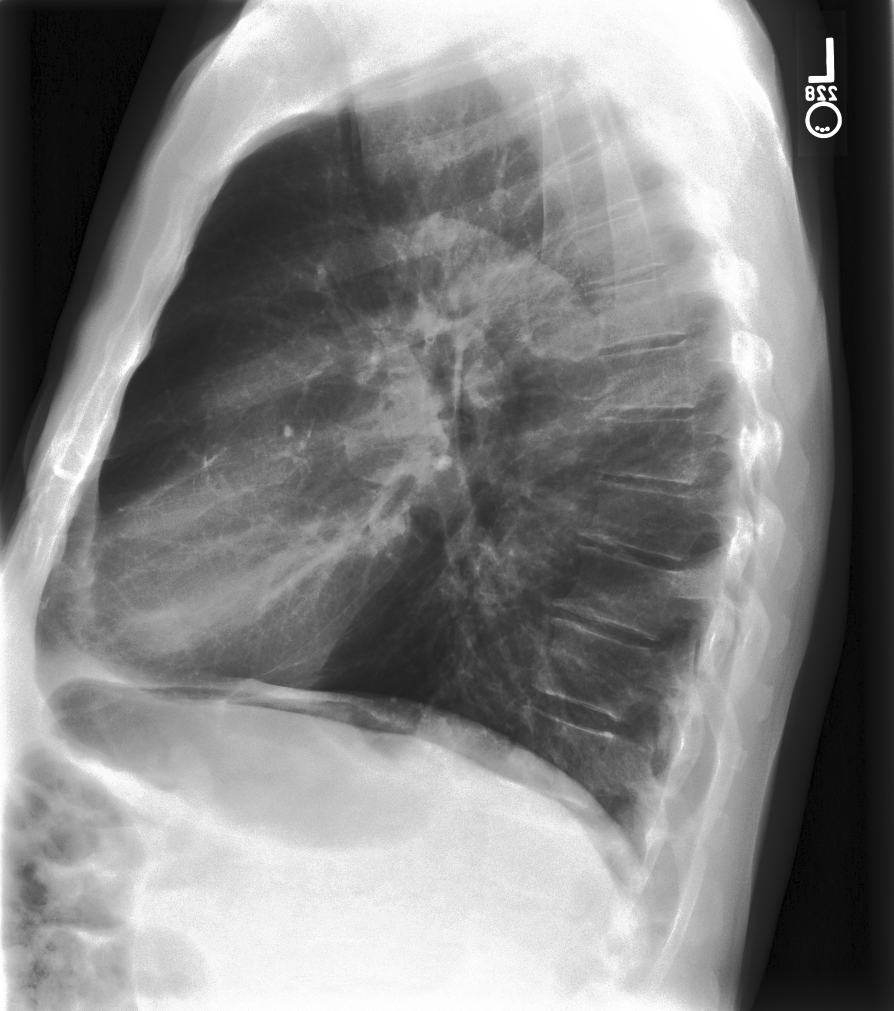
#> input picture tinyllava/serve/examples/0aa9d984-fd1b7169-e3463a6f-6773bd25-f096ba11.jpg, 1788 x 2021 px (shown at 1/2 size); its folder holds only this picture in this run
$ python -i interactive_cxas_app.py   (imports and definitions only)
#> lines starting #> are read from the running program, lines starting #| are printed output that depends on the picture; after the words box and inside, x2 and y2 are one past the last pixel; in counts of white or black regions, pixels touching at a corner belong together
#> further down, picture is the input picture: PIL image 1788x2021 L; min 0, max 255, mean 129.5
import streamlit as st
import subprocess
import os
from PIL import Image
import cv2
import numpy as np

# [1 line not run here, left out]


# Helper function to run the segmentation command
# [4 lines left out: function run_segmentation, not called in this run]


# Helper function to colorize and outline the binary mask
def colorize_and_outline_mask(mask_image, color=(0, 255, 0)):
#> called with color = (0, 255, 0)
    mask_np = np.array(mask_image.convert("L"))  # Ensure it is a grayscale image
    _, mask_np = cv2.threshold(mask_np, 127, 255, cv2.THRESH_BINARY)
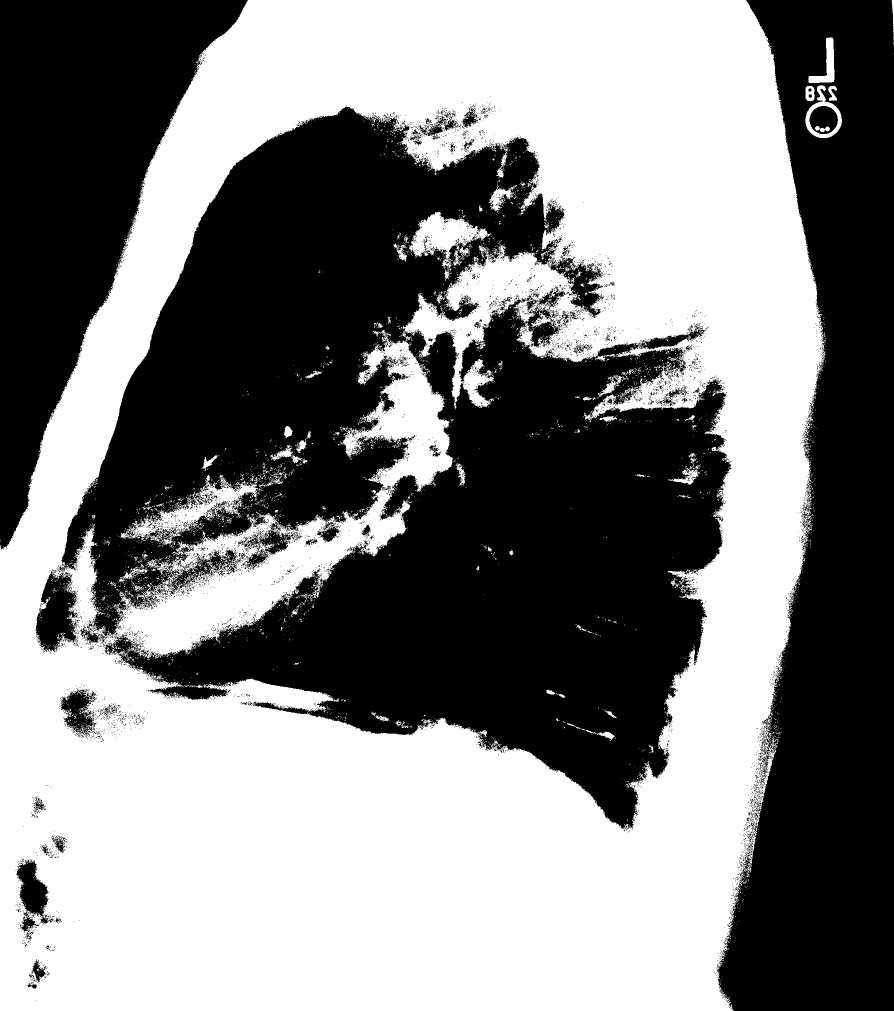
#> mask_np: shape (2021, 1788) (shown at 1/2 size); 51.3% white; 5191 black regions (5089 under 20 px), largest, box (x1, y1, x2, y2) and area: (115, 212, 1463, 1661) 1028355, (1433, 0, 1788, 2021) 445389, (0, 0, 496, 1099) 249544
    colorized_mask = np.zeros((mask_np.shape[0], mask_np.shape[1], 3), dtype=np.uint8)
    colorized_mask[mask_np == 255] = color  # Apply the color to mask regions
    edges = cv2.Canny(mask_np, 100, 200)  # Detect edges
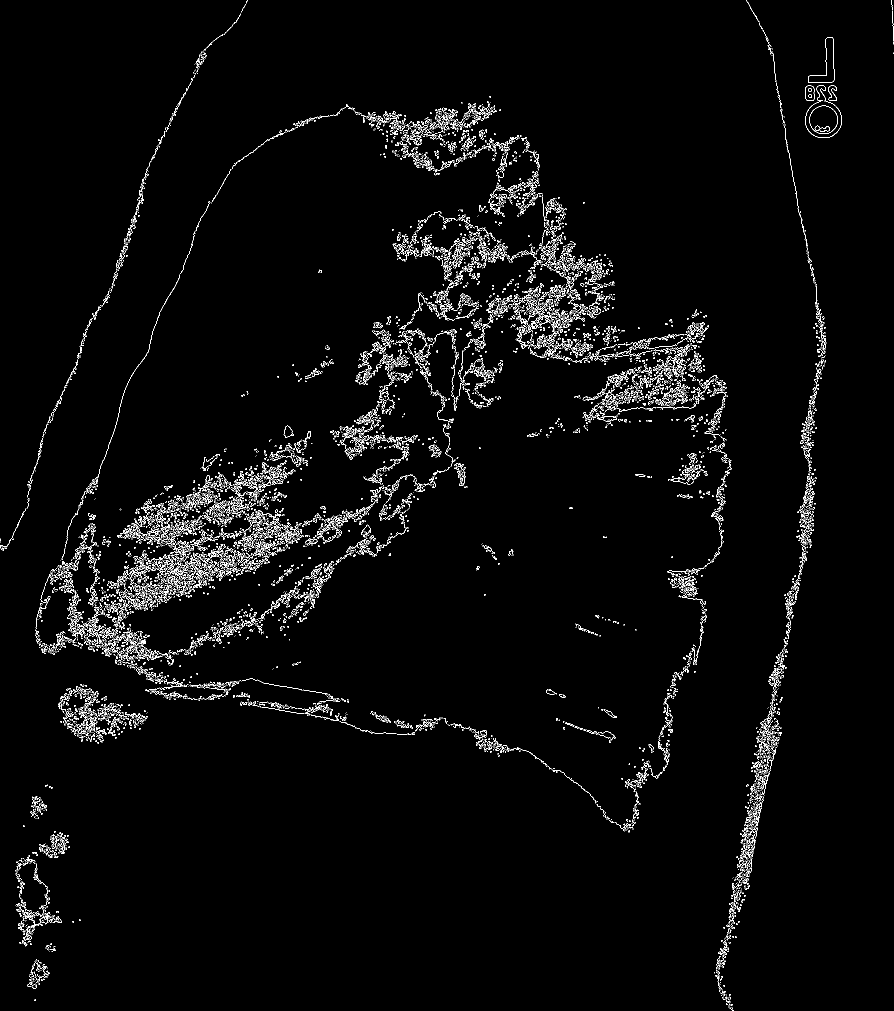
#> edges: shape (2021, 1788) (shown at 1/2 size); 2.5% white in thin lines or dots
    colorized_mask[edges == 255] = [255, 255, 255]  # Highlight the edges
    return colorized_mask


# Helper function to overlay mask on the image
# [11 lines left out: function overlay_mask_on_image, not called in this run]


# Streamlit app
# [1 line not run here, left out]

# Check if session state is initialized
if "input_image" not in st.session_state:
    st.session_state.input_image = None
    st.session_state.output_folder = None
    st.session_state.mask_files = []
    st.session_state.segmentation_done = False
    st.session_state.selected_mask = None  # Store selected mask in session state

# File uploader for user to input image
# [113 lines not run here, left out]

>>> from PIL import Image
>>> picture = Image.open('../../tinyllava/serve/examples/0aa9d984-fd1b7169-e3463a6f-6773bd25-f096ba11.jpg')
>>> result = colorize_and_outline_mask(picture)
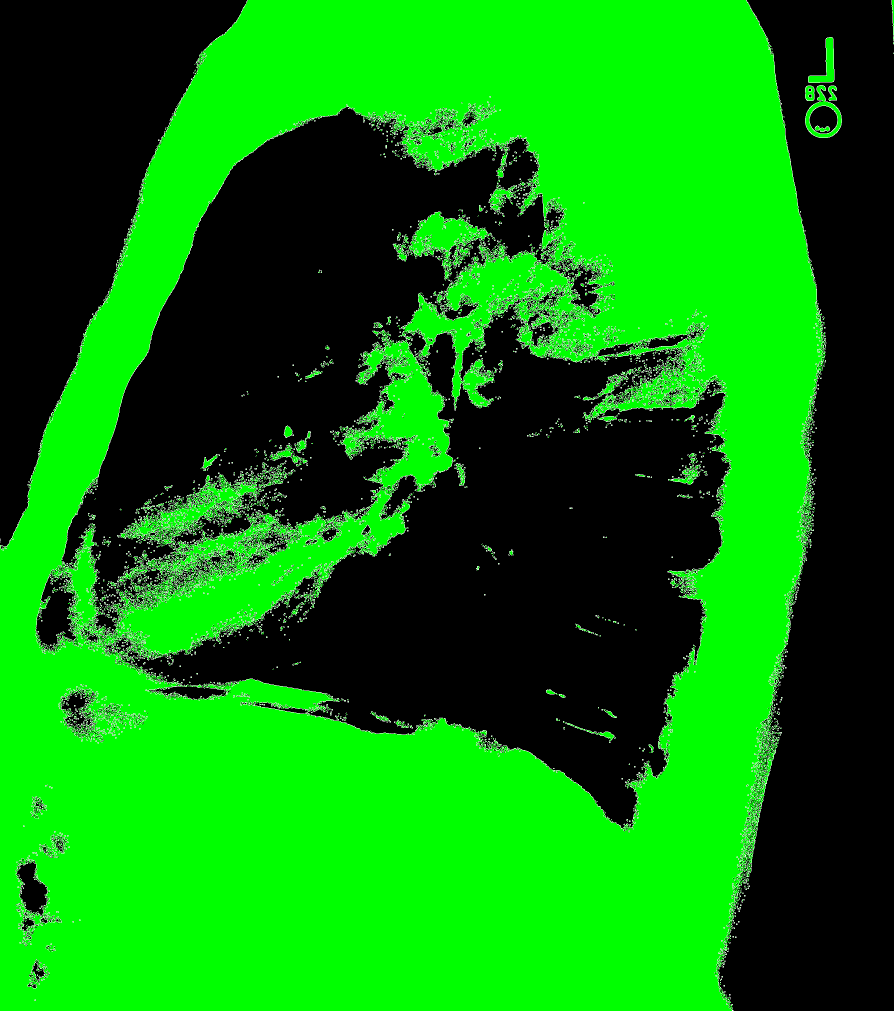
#> result: shape (2021, 1788, 3) (shown at 1/2 size); mean R, G, B 6.4, 133.8, 6.4

$ run again, on tinyllava/serve/examples/chest1.jpg
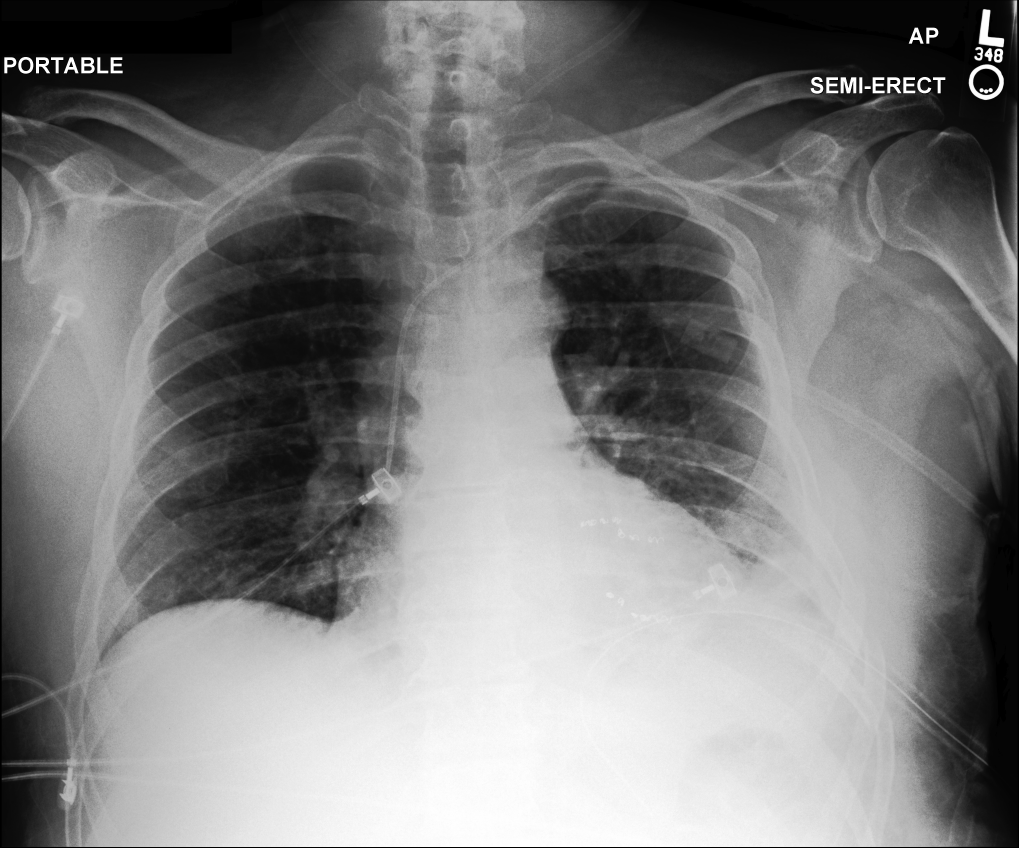
#> input picture tinyllava/serve/examples/chest1.jpg, 3056 x 2544 px (shown at 1/3 size)
#> picture is the input picture: PIL image 3056x2544 L; min 0, max 255, mean 125.8
#> in colorize_and_outline_mask, `_, mask_np = cv2.threshold(mask_np, 127, 255, cv2.THRESH_BINARY)`:
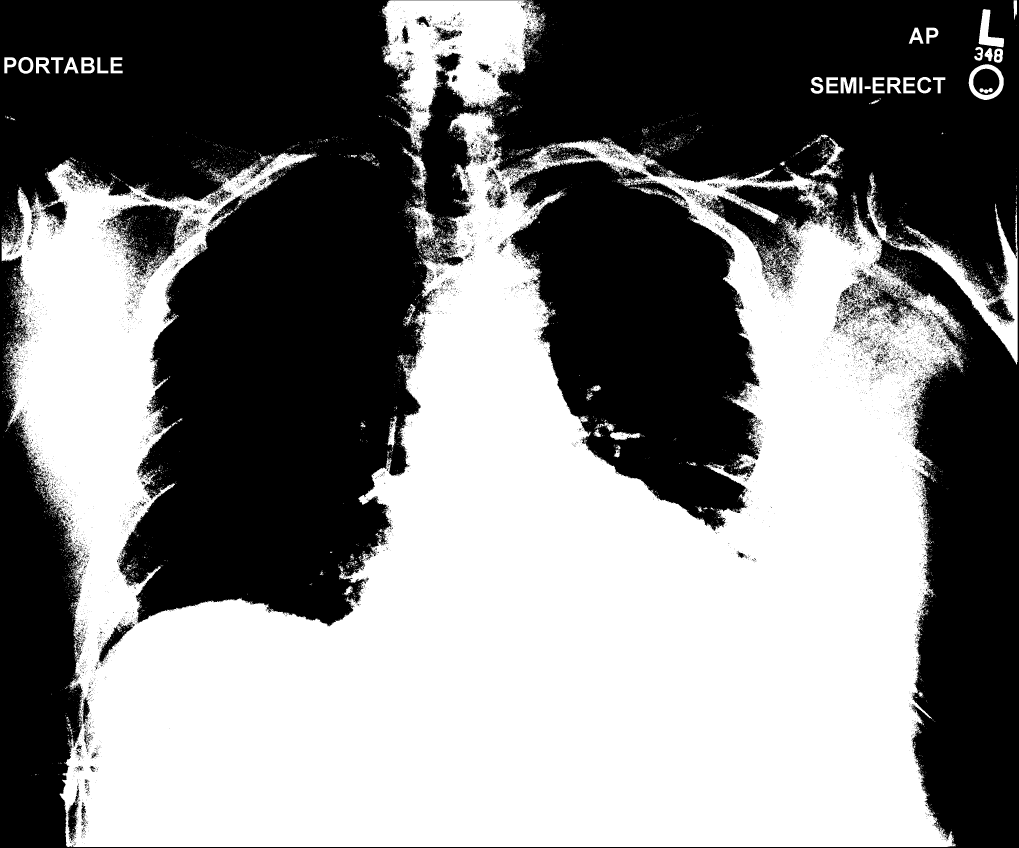
#> mask_np: shape (2544, 3056) (shown at 1/3 size); 49.7% white; 10546 white regions (10187 under 20 px), largest, box (x1, y1, x2, y2) and area: (5, 329, 3053, 2541) 3664492, (1146, 1, 1628, 456) 109154, (1215, 591, 1322, 748) 4808
#> edges: shape (2544, 3056); 2.8% white in thin lines or dots
#> `result = colorize_and_outline_mask(picture)`:
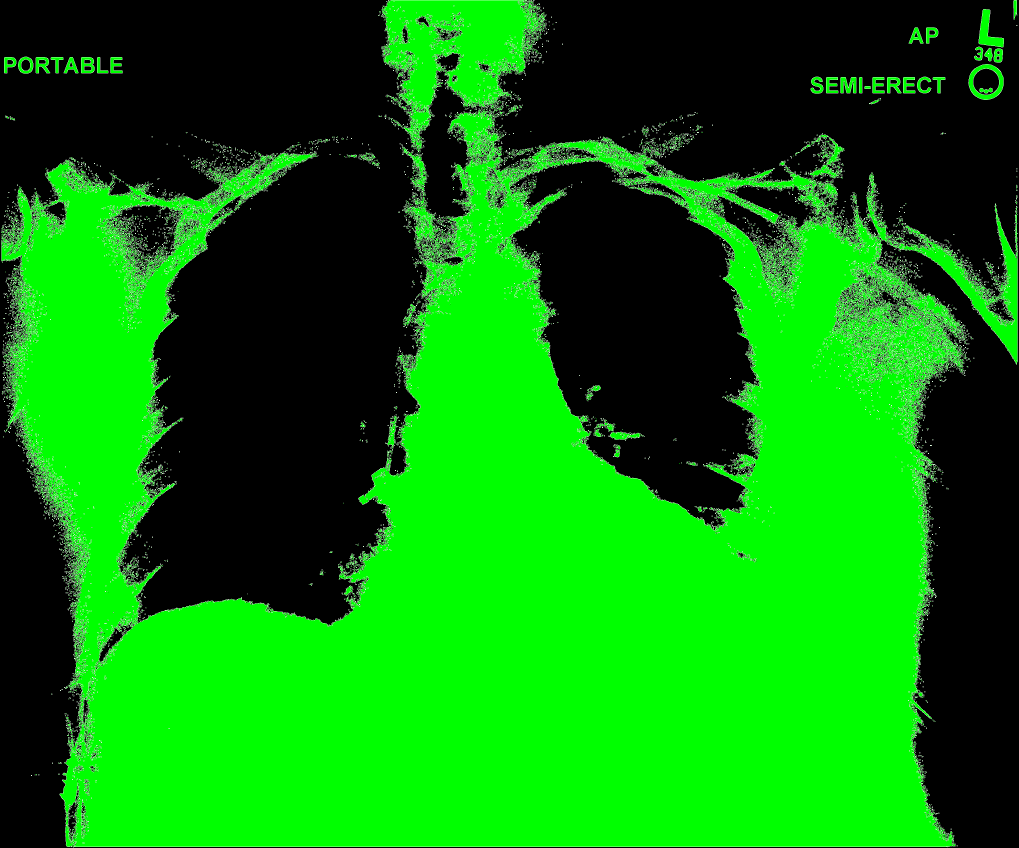
#> result: shape (2544, 3056, 3) (shown at 1/3 size); mean R, G, B 7.2, 130, 7.2

$ run again, on tinyllava/serve/examples/chest2.jpg
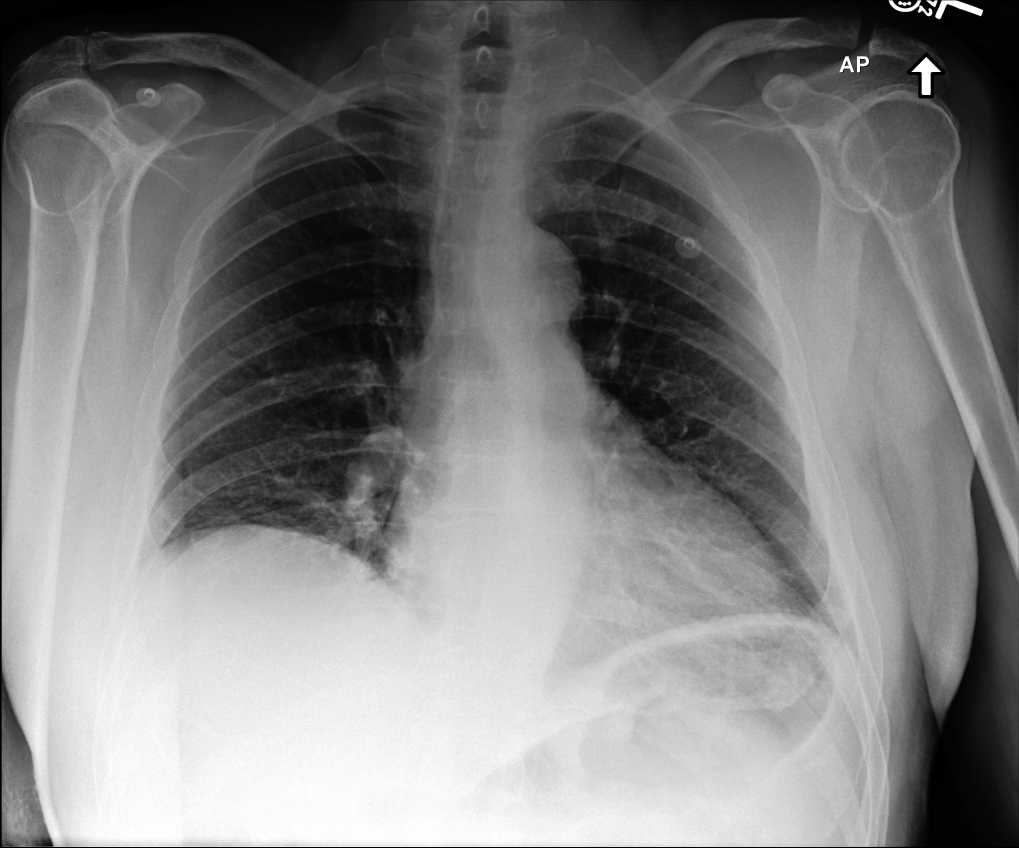
#> input picture tinyllava/serve/examples/chest2.jpg, 3056 x 2544 px (shown at 1/3 size)
#> picture is the input picture: PIL image 3056x2544 L; min 0, max 255, mean 127.8
#> in colorize_and_outline_mask, `_, mask_np = cv2.threshold(mask_np, 127, 255, cv2.THRESH_BINARY)`:
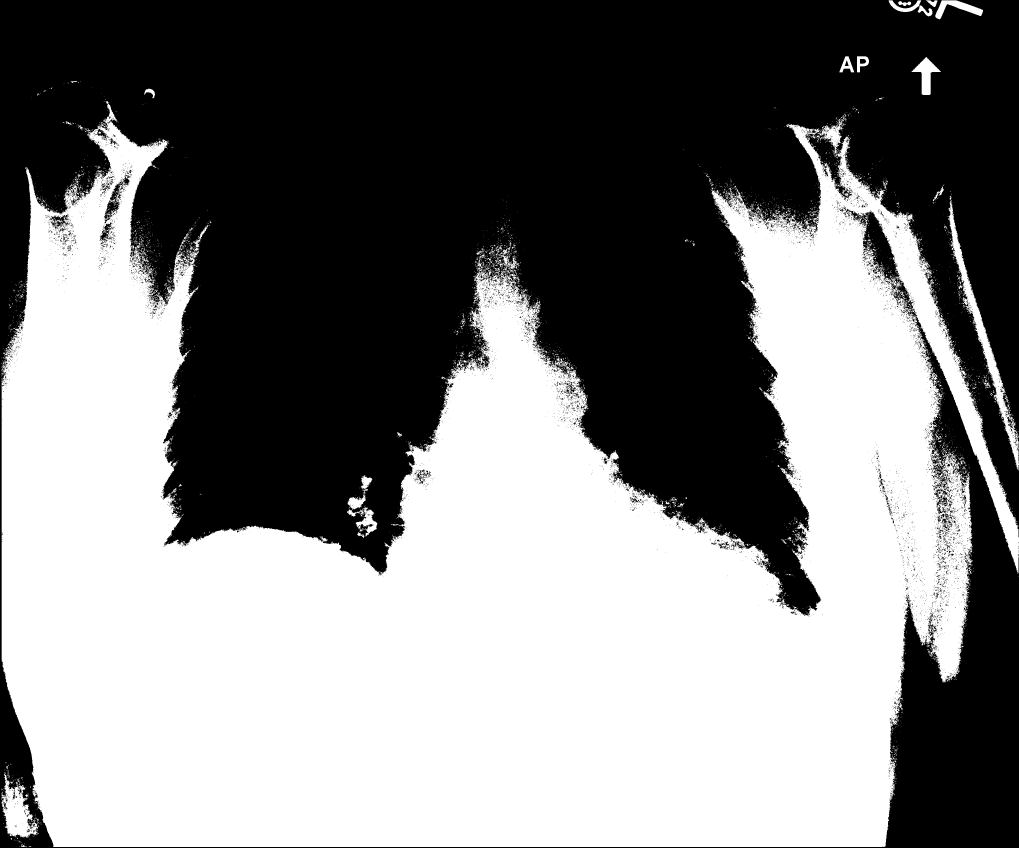
#> mask_np: shape (2544, 3056) (shown at 1/3 size); 50.2% white; 8370 black regions (8156 under 20 px), largest, box (x1, y1, x2, y2) and area: (0, 0, 3056, 2544) 3840367, (312, 524, 392, 670) 2485, (150, 645, 209, 689) 959
#> edges: shape (2544, 3056); 1.7% white in thin lines or dots
#> `result = colorize_and_outline_mask(picture)`:
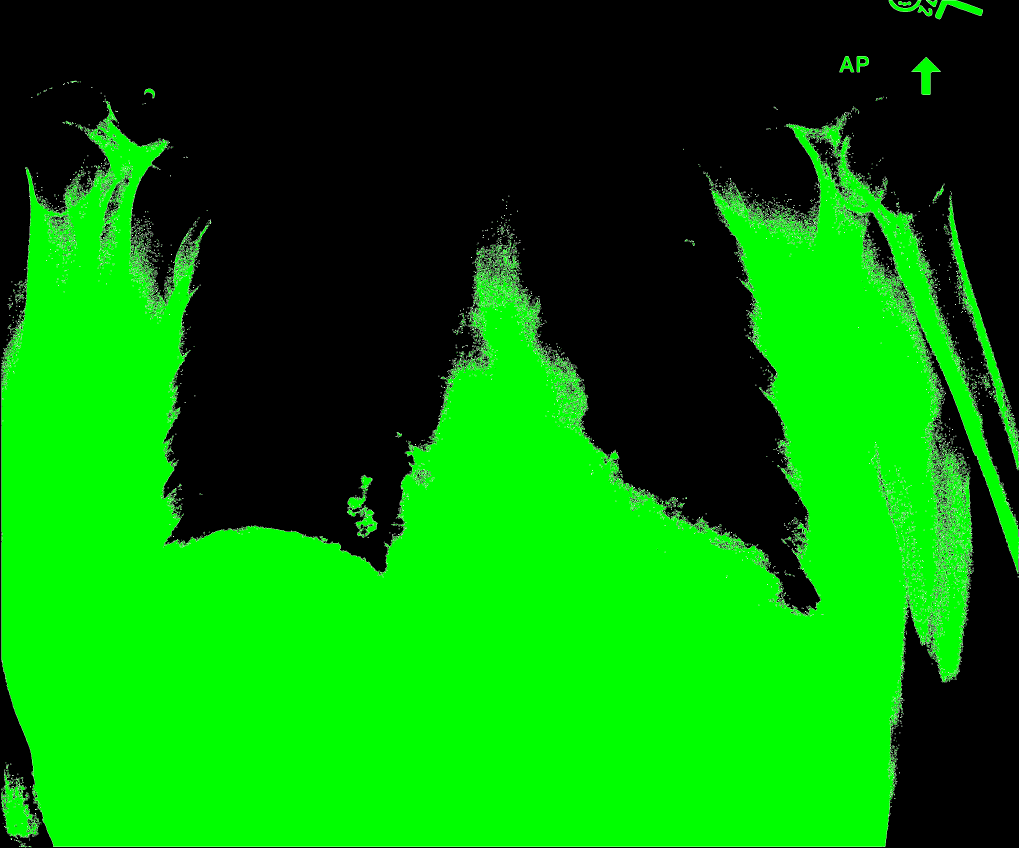
#> result: shape (2544, 3056, 3) (shown at 1/3 size); mean R, G, B 4.3, 129.8, 4.3
